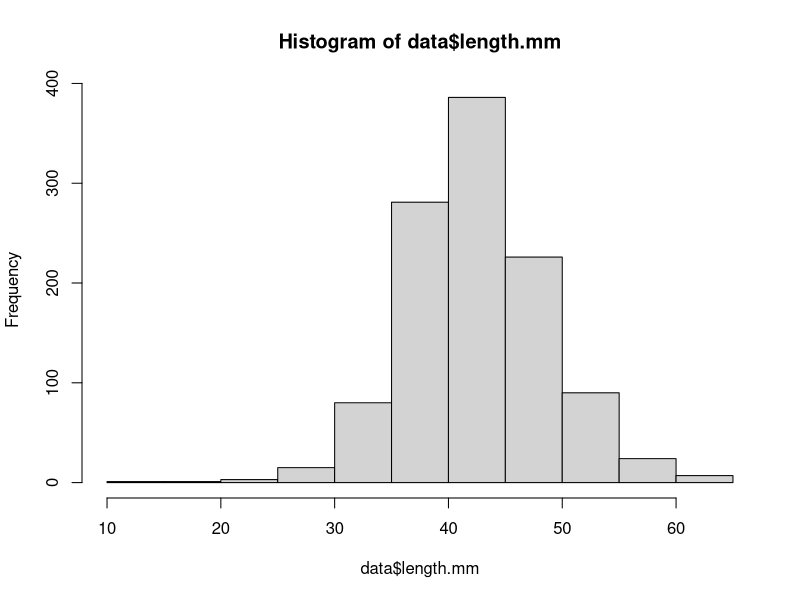
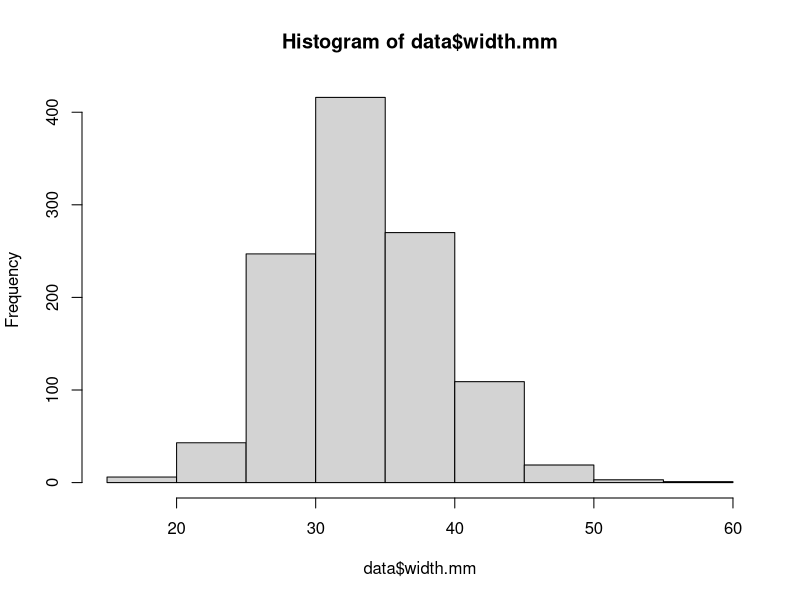
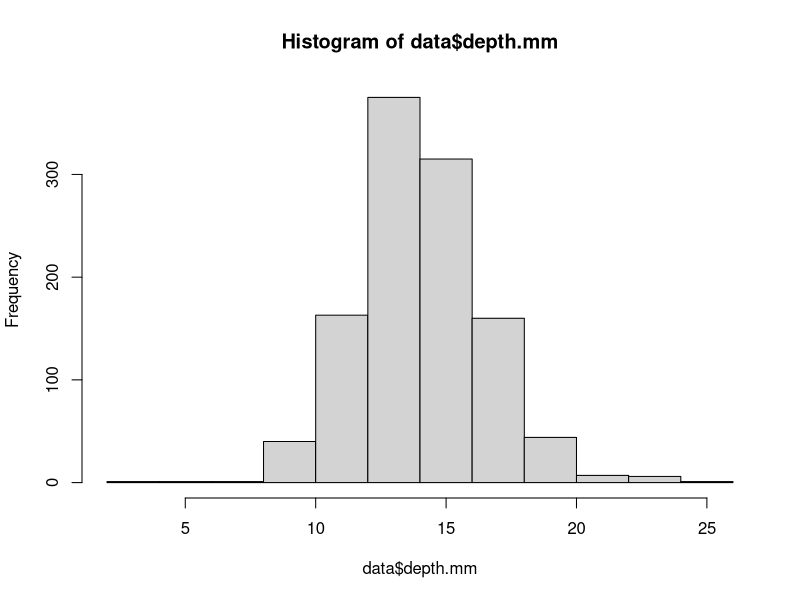
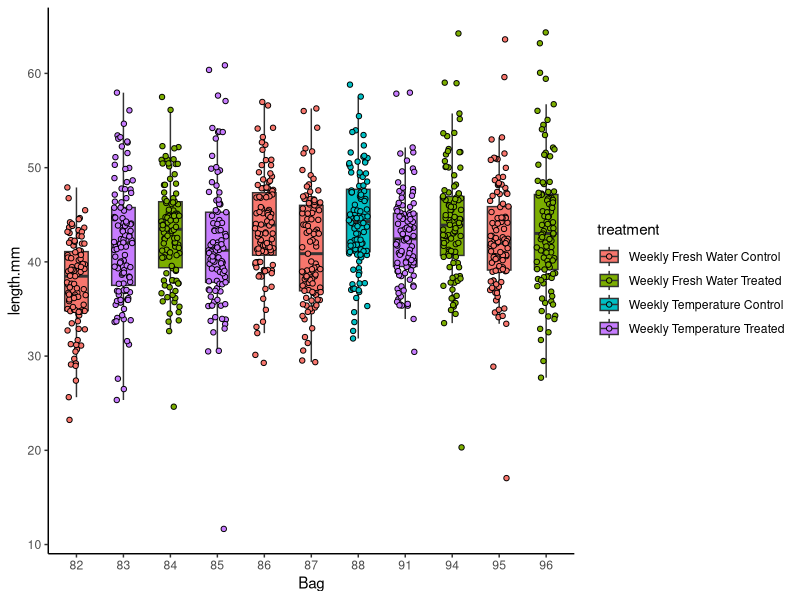
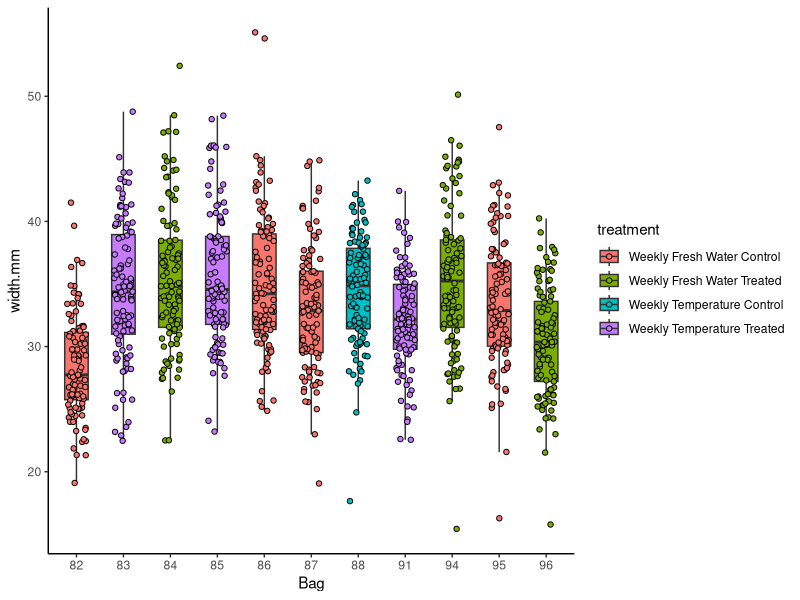
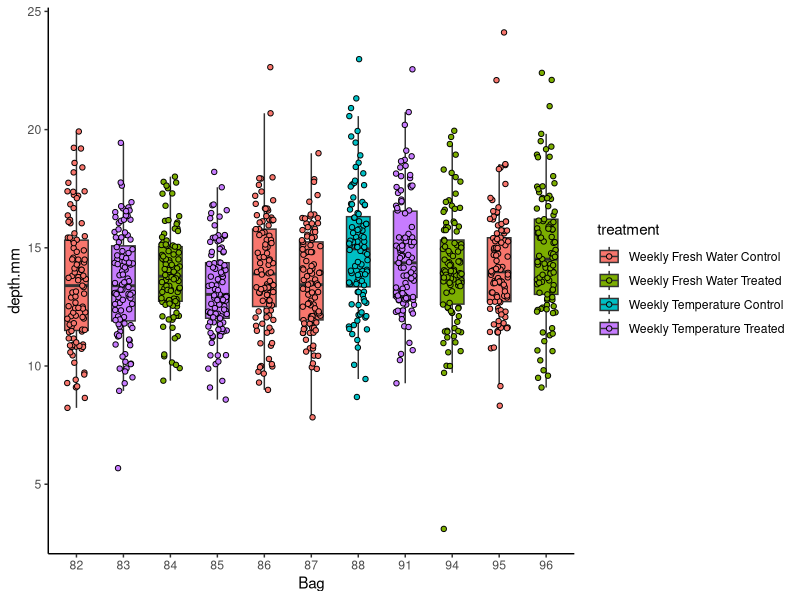
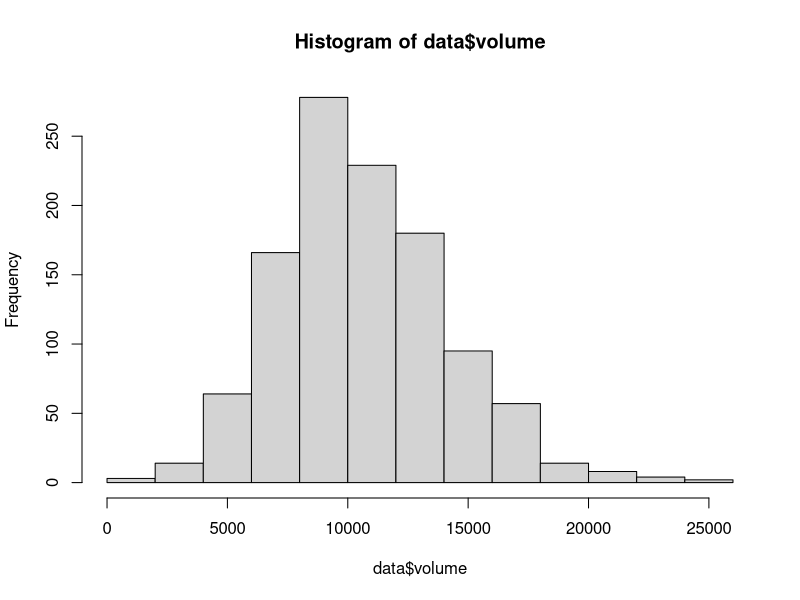
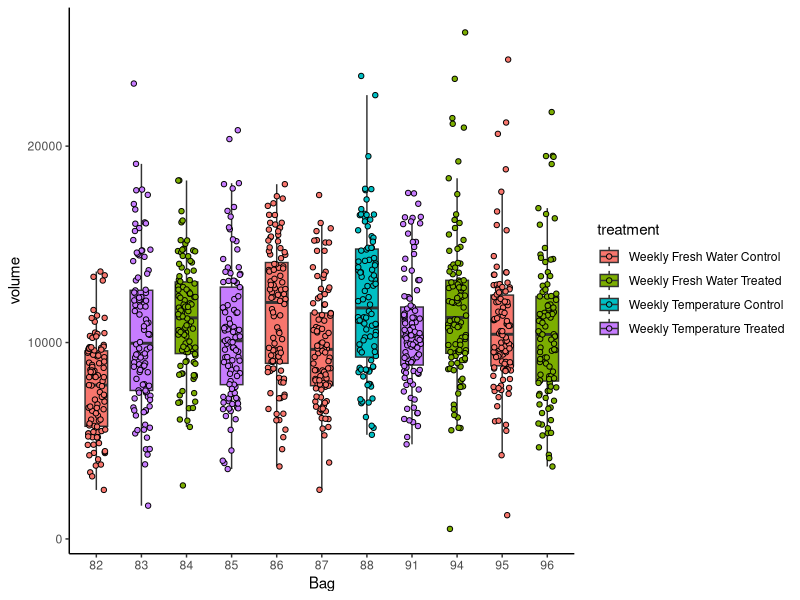

Generate these figures, in order, with R:
## ---- chunk 1
knitr::opts_chunk$set(echo = TRUE, warning = FALSE, message = FALSE)
## ---- chunk 2
if ("tidyverse" %in% rownames(installed.packages()) == 'FALSE') install.packages('tidyverse') 
if ("ggplot2" %in% rownames(installed.packages()) == 'FALSE') install.packages('ggplot2') 

library("ggplot2")
library("tidyverse")
## ---- chunk 3
data<-read_csv(file="data/outplanting/GoosePoint/growth_GoosePoint.csv")
## ---- chunk 4
data$field_cattle_tag<-factor(data$field_cattle_tag)
## ---- chunk 5
data$dead[is.na(data$dead)] <- 0
data$stuck[is.na(data$stuck)] <- 0
## ---- chunk 6
metadata<-read_csv(file="data/outplanting/GoosePoint/bag_list_GoosePoint.csv")
metadata$field_cattle_tag<-factor(metadata$field_cattle_tag)

data$treatment<-metadata$treatment[match(data$field_cattle_tag, metadata$field_cattle_tag)]
## ---- chunk 7
hist(data$length.mm)
hist(data$width.mm)
hist(data$depth.mm)
## ---- chunk 8
plot1<-data%>%
  ggplot(aes(x=field_cattle_tag, y=length.mm, fill = treatment)) +
  geom_boxplot(width=.5, outlier.shape= NA, position = position_dodge(width = 0.4)) +
  geom_point(pch = 21, position=position_jitterdodge(dodge.width=0.4)) +
  xlab("Bag") + 
  theme_classic(); plot1
## ---- chunk 9
plot2<-data%>%
  ggplot(aes(x=field_cattle_tag, y=width.mm, fill = treatment)) +
  geom_boxplot(width=.5, outlier.shape= NA, position = position_dodge(width = 0.4)) +
  geom_point(pch = 21, position=position_jitterdodge(dodge.width=0.4)) +
  xlab("Bag") + 
  theme_classic(); plot2
## ---- chunk 10
plot3<-data%>%
  ggplot(aes(x=field_cattle_tag, y=depth.mm, fill = treatment)) +
  geom_boxplot(width=.5, outlier.shape= NA, position = position_dodge(width = 0.4)) +
  geom_point(pch = 21, position=position_jitterdodge(dodge.width=0.4)) +
  xlab("Bag") + 
  theme_classic(); plot3
## ---- chunk 11
data$volume <- (4/3) * pi * (data$length.mm/2) * (data$width.mm/2) * (data$depth.mm/2)
## ---- chunk 12
hist(data$volume)
## ---- chunk 13
plot4<-data%>%
  ggplot(aes(x=field_cattle_tag, y=volume, fill = treatment)) +
  geom_boxplot(width=.5, outlier.shape= NA, position = position_dodge(width = 0.4)) +
  geom_point(pch = 21, position=position_jitterdodge(dodge.width=0.4)) +
  xlab("Bag") + 
  theme_classic(); plot4
## ---- chunk 14
plot5<-data%>%
  ggplot(aes(x=treatment, y=volume, fill = treatment)) +
  geom_boxplot(width=.5, outlier.shape= NA, position = position_dodge(width = 0.4)) +
  geom_point(pch = 21, position=position_jitterdodge(dodge.width=0.4)) +
  xlab("Treatment") + 
  theme_classic() + 
  theme(axis.text.x=element_text(angle=45, vjust=1, hjust=1)); plot5
## ---- chunk 15
plot6<-data%>%
  group_by(field_cattle_tag, treatment)%>%
  summarise(mean=mean(volume, na.rm=TRUE), se=sd(volume, na.rm=TRUE)/sqrt(length(volume)))%>%
  
  ggplot(aes(x=field_cattle_tag, y=mean, fill = treatment)) +
  geom_point(pch = 21) +
  geom_errorbar(aes(ymin=mean-se, ymax=mean+se), width=0)+
  xlab("Bag") + 
  ylab("Volume")+
  ylim(5000, 15000)+
  theme_classic() + 
  theme(axis.text.x=element_text(angle=45, vjust=1, hjust=1)); plot6
## ---- chunk 16
plot7<-data%>%
  group_by(treatment)%>%
  summarise(mean=mean(volume, na.rm=TRUE), se=sd(volume, na.rm=TRUE)/sqrt(length(volume)))%>%
  
  ggplot(aes(x=treatment, y=mean, fill = treatment)) +
  geom_point(pch = 21, size=4) +
  geom_errorbar(aes(ymin=mean-se, ymax=mean+se), width=0)+
  xlab("Treatment") + 
  ylab("Volume")+
  ylim(5000, 15000)+
  theme_classic() + 
  theme(axis.text.x=element_text(angle=45, vjust=1, hjust=1)); plot7
## ---- chunk 17
plot8<-data%>%
  ggplot(aes(x=treatment, y=volume, fill = treatment)) +
  geom_violin()+
  xlab("Treatment") + 
  ylab("Volume")+
  #ylim(5000, 15000)+
  theme_classic() + 
  theme(axis.text.x=element_text(angle=45, vjust=1, hjust=1)); plot8
## ---- chunk 18
plot9<-data%>%
  ggplot(aes(x=field_cattle_tag, y=volume, fill = treatment)) +
  geom_violin()+
  xlab("Bag") + 
  ylab("Volume")+
  #ylim(5000, 15000)+
  theme_classic() + 
  theme(axis.text.x=element_text(angle=45, vjust=1, hjust=1)); plot9
